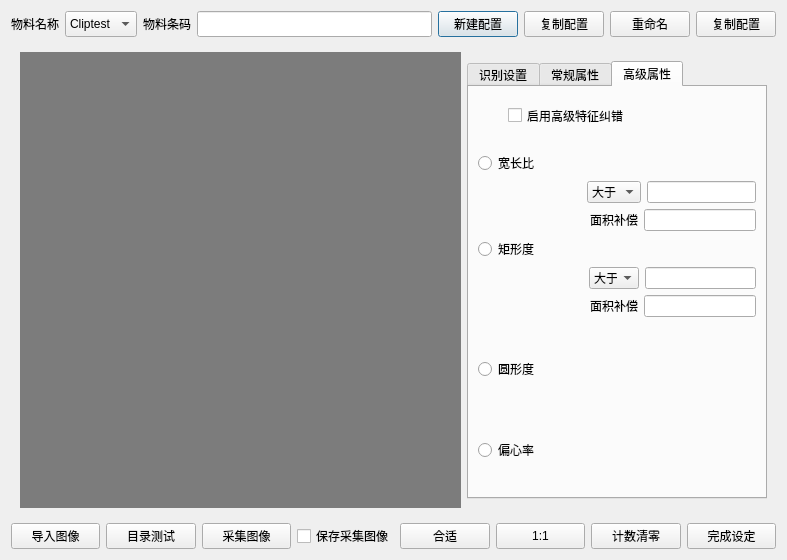
<?xml version="1.0" encoding="UTF-8"?>
<ui version="4.0">
 <class>MaterialManageDialog</class>
 <widget class="QDialog" name="MaterialManageDialog">
  <property name="geometry">
   <rect>
    <x>0</x>
    <y>0</y>
    <width>787</width>
    <height>560</height>
   </rect>
  </property>
  <property name="windowTitle">
   <string>Dialog</string>
  </property>
  <layout class="QVBoxLayout" name="verticalLayout">
   <item>
    <widget class="QWidget" name="widget" native="true">
     <property name="maximumSize">
      <size>
       <width>16777215</width>
       <height>40</height>
      </size>
     </property>
     <layout class="QHBoxLayout" name="horizontalLayout_2">
      <property name="leftMargin">
       <number>0</number>
      </property>
      <property name="topMargin">
       <number>0</number>
      </property>
      <property name="rightMargin">
       <number>0</number>
      </property>
      <property name="bottomMargin">
       <number>0</number>
      </property>
      <item>
       <widget class="QLabel" name="label">
        <property name="sizePolicy">
         <sizepolicy hsizetype="Preferred" vsizetype="Preferred">
          <horstretch>0</horstretch>
          <verstretch>0</verstretch>
         </sizepolicy>
        </property>
        <property name="text">
         <string>物料名称</string>
        </property>
       </widget>
      </item>
      <item>
       <widget class="QComboBox" name="comboBox">
        <property name="sizePolicy">
         <sizepolicy hsizetype="Preferred" vsizetype="Preferred">
          <horstretch>0</horstretch>
          <verstretch>0</verstretch>
         </sizepolicy>
        </property>
        <item>
         <property name="text">
          <string>Cliptest</string>
         </property>
        </item>
       </widget>
      </item>
      <item>
       <widget class="QLabel" name="label_2">
        <property name="sizePolicy">
         <sizepolicy hsizetype="Preferred" vsizetype="Preferred">
          <horstretch>0</horstretch>
          <verstretch>0</verstretch>
         </sizepolicy>
        </property>
        <property name="text">
         <string>物料条码</string>
        </property>
       </widget>
      </item>
      <item>
       <widget class="QLineEdit" name="lineEdit">
        <property name="sizePolicy">
         <sizepolicy hsizetype="Expanding" vsizetype="Preferred">
          <horstretch>0</horstretch>
          <verstretch>0</verstretch>
         </sizepolicy>
        </property>
       </widget>
      </item>
      <item>
       <widget class="QPushButton" name="pushButton">
        <property name="sizePolicy">
         <sizepolicy hsizetype="Minimum" vsizetype="Preferred">
          <horstretch>0</horstretch>
          <verstretch>0</verstretch>
         </sizepolicy>
        </property>
        <property name="text">
         <string>新建配置</string>
        </property>
       </widget>
      </item>
      <item>
       <widget class="QPushButton" name="pushButton_2">
        <property name="sizePolicy">
         <sizepolicy hsizetype="Minimum" vsizetype="Preferred">
          <horstretch>0</horstretch>
          <verstretch>0</verstretch>
         </sizepolicy>
        </property>
        <property name="text">
         <string>复制配置</string>
        </property>
       </widget>
      </item>
      <item>
       <widget class="QPushButton" name="pushButton_3">
        <property name="sizePolicy">
         <sizepolicy hsizetype="Minimum" vsizetype="Preferred">
          <horstretch>0</horstretch>
          <verstretch>0</verstretch>
         </sizepolicy>
        </property>
        <property name="text">
         <string>重命名</string>
        </property>
       </widget>
      </item>
      <item>
       <widget class="QPushButton" name="pushButton_4">
        <property name="sizePolicy">
         <sizepolicy hsizetype="Minimum" vsizetype="Preferred">
          <horstretch>0</horstretch>
          <verstretch>0</verstretch>
         </sizepolicy>
        </property>
        <property name="text">
         <string>复制配置</string>
        </property>
       </widget>
      </item>
     </layout>
    </widget>
   </item>
   <item>
    <widget class="QWidget" name="widget_2" native="true">
     <layout class="QHBoxLayout" name="horizontalLayout_3">
      <item>
       <widget class="QWidget" name="widget_4" native="true">
        <property name="styleSheet">
         <string notr="true">background-color: rgb(124, 124, 124);</string>
        </property>
       </widget>
      </item>
      <item>
       <widget class="QWidget" name="widget_5" native="true">
        <property name="maximumSize">
         <size>
          <width>300</width>
          <height>16777215</height>
         </size>
        </property>
        <layout class="QVBoxLayout" name="verticalLayout_2">
         <property name="leftMargin">
          <number>0</number>
         </property>
         <property name="rightMargin">
          <number>0</number>
         </property>
         <item>
          <widget class="QTabWidget" name="tabWidget">
           <property name="currentIndex">
            <number>2</number>
           </property>
           <widget class="QWidget" name="tab_3">
            <attribute name="title">
             <string>识别设置</string>
            </attribute>
           </widget>
           <widget class="QWidget" name="tab">
            <attribute name="title">
             <string>常规属性</string>
            </attribute>
           </widget>
           <widget class="QWidget" name="tab_2">
            <attribute name="title">
             <string>高级属性</string>
            </attribute>
            <layout class="QVBoxLayout" name="verticalLayout_3">
             <item>
              <widget class="QWidget" name="widget_6" native="true">
               <property name="maximumSize">
                <size>
                 <width>16777215</width>
                 <height>40</height>
                </size>
               </property>
               <widget class="QCheckBox" name="checkBox_2">
                <property name="geometry">
                 <rect>
                  <x>30</x>
                  <y>10</y>
                  <width>131</width>
                  <height>19</height>
                 </rect>
                </property>
                <property name="text">
                 <string>启用高级特征纠错</string>
                </property>
               </widget>
              </widget>
             </item>
             <item>
              <widget class="QWidget" name="widget_8" native="true">
               <layout class="QVBoxLayout" name="verticalLayout_5">
                <property name="leftMargin">
                 <number>0</number>
                </property>
                <property name="rightMargin">
                 <number>0</number>
                </property>
                <item>
                 <widget class="QWidget" name="widget_7" native="true">
                  <layout class="QVBoxLayout" name="verticalLayout_4">
                   <property name="leftMargin">
                    <number>0</number>
                   </property>
                   <property name="topMargin">
                    <number>0</number>
                   </property>
                   <property name="rightMargin">
                    <number>0</number>
                   </property>
                   <property name="bottomMargin">
                    <number>0</number>
                   </property>
                   <item>
                    <widget class="QRadioButton" name="radioButton">
                     <property name="text">
                      <string>宽长比</string>
                     </property>
                    </widget>
                   </item>
                   <item>
                    <layout class="QHBoxLayout" name="horizontalLayout_4">
                     <item>
                      <spacer name="horizontalSpacer">
                       <property name="orientation">
                        <enum>Qt::Horizontal</enum>
                       </property>
                       <property name="sizeHint" stdset="0">
                        <size>
                         <width>40</width>
                         <height>20</height>
                        </size>
                       </property>
                      </spacer>
                     </item>
                     <item>
                      <widget class="QComboBox" name="comboBox_2">
                       <item>
                        <property name="text">
                         <string>大于</string>
                        </property>
                       </item>
                       <item>
                        <property name="text">
                         <string>小于</string>
                        </property>
                       </item>
                      </widget>
                     </item>
                     <item>
                      <widget class="QLineEdit" name="lineEdit_2"/>
                     </item>
                    </layout>
                   </item>
                   <item>
                    <layout class="QHBoxLayout" name="horizontalLayout_5">
                     <item>
                      <spacer name="horizontalSpacer_2">
                       <property name="orientation">
                        <enum>Qt::Horizontal</enum>
                       </property>
                       <property name="sizeHint" stdset="0">
                        <size>
                         <width>40</width>
                         <height>20</height>
                        </size>
                       </property>
                      </spacer>
                     </item>
                     <item>
                      <widget class="QLabel" name="label_3">
                       <property name="text">
                        <string>面积补偿</string>
                       </property>
                      </widget>
                     </item>
                     <item>
                      <widget class="QLineEdit" name="lineEdit_3"/>
                     </item>
                    </layout>
                   </item>
                  </layout>
                 </widget>
                </item>
                <item>
                 <widget class="QWidget" name="widget_10" native="true">
                  <layout class="QVBoxLayout" name="verticalLayout_6">
                   <property name="leftMargin">
                    <number>0</number>
                   </property>
                   <property name="topMargin">
                    <number>0</number>
                   </property>
                   <property name="rightMargin">
                    <number>0</number>
                   </property>
                   <property name="bottomMargin">
                    <number>0</number>
                   </property>
                   <item>
                    <widget class="QRadioButton" name="radioButton_2">
                     <property name="text">
                      <string>矩形度</string>
                     </property>
                    </widget>
                   </item>
                   <item>
                    <layout class="QHBoxLayout" name="horizontalLayout_8">
                     <item>
                      <spacer name="horizontalSpacer_3">
                       <property name="orientation">
                        <enum>Qt::Horizontal</enum>
                       </property>
                       <property name="sizeHint" stdset="0">
                        <size>
                         <width>40</width>
                         <height>20</height>
                        </size>
                       </property>
                      </spacer>
                     </item>
                     <item>
                      <widget class="QComboBox" name="comboBox_3">
                       <property name="maximumSize">
                        <size>
                         <width>50</width>
                         <height>16777215</height>
                        </size>
                       </property>
                       <item>
                        <property name="text">
                         <string>大于</string>
                        </property>
                       </item>
                       <item>
                        <property name="text">
                         <string>小于</string>
                        </property>
                       </item>
                      </widget>
                     </item>
                     <item>
                      <widget class="QLineEdit" name="lineEdit_4"/>
                     </item>
                    </layout>
                   </item>
                   <item>
                    <layout class="QHBoxLayout" name="horizontalLayout_6">
                     <item>
                      <spacer name="horizontalSpacer_4">
                       <property name="orientation">
                        <enum>Qt::Horizontal</enum>
                       </property>
                       <property name="sizeHint" stdset="0">
                        <size>
                         <width>40</width>
                         <height>20</height>
                        </size>
                       </property>
                      </spacer>
                     </item>
                     <item>
                      <widget class="QLabel" name="label_4">
                       <property name="text">
                        <string>面积补偿</string>
                       </property>
                      </widget>
                     </item>
                     <item>
                      <widget class="QLineEdit" name="lineEdit_5"/>
                     </item>
                    </layout>
                   </item>
                  </layout>
                 </widget>
                </item>
               </layout>
              </widget>
             </item>
             <item>
              <widget class="QWidget" name="widget_9" native="true">
               <layout class="QVBoxLayout" name="verticalLayout_7">
                <property name="leftMargin">
                 <number>0</number>
                </property>
                <property name="topMargin">
                 <number>0</number>
                </property>
                <property name="rightMargin">
                 <number>0</number>
                </property>
                <property name="bottomMargin">
                 <number>0</number>
                </property>
                <item>
                 <widget class="QWidget" name="widget_11" native="true">
                  <layout class="QVBoxLayout" name="verticalLayout_9">
                   <property name="leftMargin">
                    <number>0</number>
                   </property>
                   <property name="topMargin">
                    <number>0</number>
                   </property>
                   <property name="rightMargin">
                    <number>0</number>
                   </property>
                   <property name="bottomMargin">
                    <number>0</number>
                   </property>
                   <item>
                    <widget class="QRadioButton" name="radioButton_3">
                     <property name="text">
                      <string>圆形度</string>
                     </property>
                    </widget>
                   </item>
                   <item>
                    <layout class="QHBoxLayout" name="horizontalLayout_9"/>
                   </item>
                   <item>
                    <layout class="QHBoxLayout" name="horizontalLayout_10"/>
                   </item>
                  </layout>
                 </widget>
                </item>
                <item>
                 <widget class="QWidget" name="widget_12" native="true">
                  <layout class="QVBoxLayout" name="verticalLayout_8">
                   <property name="leftMargin">
                    <number>0</number>
                   </property>
                   <property name="topMargin">
                    <number>0</number>
                   </property>
                   <property name="rightMargin">
                    <number>0</number>
                   </property>
                   <property name="bottomMargin">
                    <number>0</number>
                   </property>
                   <item>
                    <widget class="QRadioButton" name="radioButton_4">
                     <property name="text">
                      <string>偏心率</string>
                     </property>
                    </widget>
                   </item>
                   <item>
                    <layout class="QHBoxLayout" name="horizontalLayout_11"/>
                   </item>
                   <item>
                    <layout class="QHBoxLayout" name="horizontalLayout_12"/>
                   </item>
                  </layout>
                 </widget>
                </item>
               </layout>
              </widget>
             </item>
            </layout>
           </widget>
          </widget>
         </item>
        </layout>
       </widget>
      </item>
     </layout>
    </widget>
   </item>
   <item>
    <widget class="QWidget" name="widget_3" native="true">
     <property name="maximumSize">
      <size>
       <width>16777215</width>
       <height>40</height>
      </size>
     </property>
     <layout class="QHBoxLayout" name="horizontalLayout">
      <property name="leftMargin">
       <number>0</number>
      </property>
      <property name="topMargin">
       <number>0</number>
      </property>
      <property name="rightMargin">
       <number>0</number>
      </property>
      <property name="bottomMargin">
       <number>0</number>
      </property>
      <item>
       <widget class="QPushButton" name="pushButton_5">
        <property name="sizePolicy">
         <sizepolicy hsizetype="Minimum" vsizetype="Preferred">
          <horstretch>0</horstretch>
          <verstretch>0</verstretch>
         </sizepolicy>
        </property>
        <property name="text">
         <string>导入图像</string>
        </property>
       </widget>
      </item>
      <item>
       <widget class="QPushButton" name="pushButton_6">
        <property name="sizePolicy">
         <sizepolicy hsizetype="Minimum" vsizetype="Preferred">
          <horstretch>0</horstretch>
          <verstretch>0</verstretch>
         </sizepolicy>
        </property>
        <property name="text">
         <string>目录测试</string>
        </property>
       </widget>
      </item>
      <item>
       <widget class="QPushButton" name="pushButton_7">
        <property name="sizePolicy">
         <sizepolicy hsizetype="Minimum" vsizetype="Preferred">
          <horstretch>0</horstretch>
          <verstretch>0</verstretch>
         </sizepolicy>
        </property>
        <property name="text">
         <string>采集图像</string>
        </property>
       </widget>
      </item>
      <item>
       <widget class="QCheckBox" name="checkBox">
        <property name="sizePolicy">
         <sizepolicy hsizetype="Minimum" vsizetype="Preferred">
          <horstretch>0</horstretch>
          <verstretch>0</verstretch>
         </sizepolicy>
        </property>
        <property name="text">
         <string>保存采集图像</string>
        </property>
       </widget>
      </item>
      <item>
       <widget class="QPushButton" name="pushButton_8">
        <property name="sizePolicy">
         <sizepolicy hsizetype="Minimum" vsizetype="Preferred">
          <horstretch>0</horstretch>
          <verstretch>0</verstretch>
         </sizepolicy>
        </property>
        <property name="text">
         <string>合适</string>
        </property>
       </widget>
      </item>
      <item>
       <widget class="QPushButton" name="pushButton_9">
        <property name="sizePolicy">
         <sizepolicy hsizetype="Minimum" vsizetype="Preferred">
          <horstretch>0</horstretch>
          <verstretch>0</verstretch>
         </sizepolicy>
        </property>
        <property name="text">
         <string>1:1</string>
        </property>
       </widget>
      </item>
      <item>
       <widget class="QPushButton" name="pushButton_10">
        <property name="sizePolicy">
         <sizepolicy hsizetype="Minimum" vsizetype="Preferred">
          <horstretch>0</horstretch>
          <verstretch>0</verstretch>
         </sizepolicy>
        </property>
        <property name="text">
         <string>计数清零</string>
        </property>
       </widget>
      </item>
      <item>
       <widget class="QPushButton" name="pushButton_11">
        <property name="sizePolicy">
         <sizepolicy hsizetype="Minimum" vsizetype="Preferred">
          <horstretch>0</horstretch>
          <verstretch>0</verstretch>
         </sizepolicy>
        </property>
        <property name="text">
         <string>完成设定</string>
        </property>
       </widget>
      </item>
     </layout>
    </widget>
   </item>
  </layout>
 </widget>
 <resources/>
 <connections/>
</ui>
